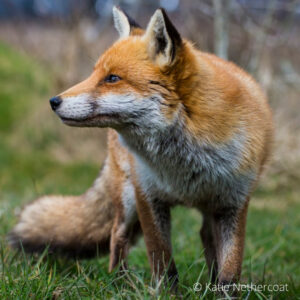
//> input picture Learning OpenCV3/Глава 9/Задания/test3.jpg, 300 x 300 px, given in place of the camera
$ ./4   (built with g++ and OpenCV 4)
//> lines starting //> are read from the running program, lines starting //| are printed output that depends on the picture
#include <opencv2/video/tracking.hpp>
#include <opencv2/opencv.hpp>
#include <opencv2/imgproc.hpp>
#include <opencv2/videoio.hpp>
#include <opencv2/highgui.hpp>
#include <iostream>
#include <ctype.h>
using namespace cv;
using namespace std;
static void help()
{
    // print a welcome message, and the OpenCV version
    cout << "\nThis is a demo of Lukas-Kanade optical flow lkdemo(),\n"
        "Using OpenCV version " << CV_VERSION << endl;
    cout << "\nIt uses camera by default, but you can provide a path to video as an argument.\n";
    cout << "\nHot keys: \n"
        "\tESC - quit the program\n"
        "\tr - auto-initialize tracking\n"
        "\tc - delete all the points\n"
        "\tn - switch the \"night\" mode on/off\n"
        "To add/remove a feature point click it\n" << endl;
}
Point2f point;
bool addRemovePt = false;
static void onMouse(int event, int x, int y, int /*flags*/, void* /*param*/)
{
    if (event == EVENT_LBUTTONDOWN)
    {
        point = Point2f((float)x, (float)y);
        addRemovePt = true;
    }
}
int main(int argc, char** argv)
{

    VideoCapture cap;

    TermCriteria termcrit(TermCriteria::COUNT | TermCriteria::EPS, 20, 0.03);
    Size subPixWinSize(10, 10), winSize(31, 31);
    const int MAX_COUNT = 500;
    bool needToInit = false;
    bool nightMode = false;
    help();
    cv::CommandLineParser parser(argc, argv, "{@input|0|}");
    string input = parser.get<string>("@input");
    if (input.size() == 1 && isdigit(input[0]))
        cap.open(input[0] - '0');
    else
        cap.open(input);
    if (!cap.isOpened())
    {
        cout << "Could not initialize capturing...\n";
        return 0;
    }
    namedWindow("LK Demo", 1);
    namedWindow("1");
    setMouseCallback("LK Demo", onMouse, 0);
    Mat gray, prevGray, image, frame, img1, buf;
    vector<Point2f> points[2];
    cap >> buf;
//> buf is the input picture: 300 rows x 300 cols, CV_8UC3; mean B, G, R 82.6, 105.8, 110.1
    cv::pyrDown(buf, buf);
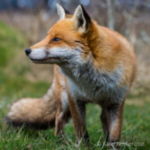
//> buf: 150 rows x 150 cols, CV_8UC3; mean B, G, R 82.7, 105.8, 110.2
    double fps = 30;
    cv::Size size = buf.size();
//> size = Size(150, 150)
    cv::VideoWriter writer;
    writer.open("1.mkv", cv::VideoWriter::fourcc('M', 'J', 'P', 'G'), fps, size);
    for (;;)
    {
        cap >> frame;
        if (frame.empty())
            break;
        frame.copyTo(image);
        cvtColor(image, gray, COLOR_BGR2GRAY);
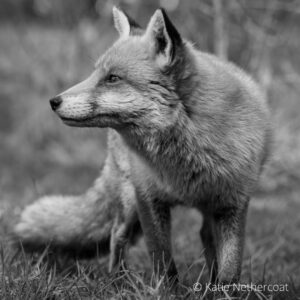
//> gray: 300 rows x 300 cols, CV_8UC1; min 0, max 230, mean 104.4
        if (nightMode)
            image = Scalar::all(0);
        if (needToInit)
        {
            // automatic initialization
            goodFeaturesToTrack(gray, points[1], MAX_COUNT, 0.01, 10, Mat(), 3, 3, 0, 0.04);
            cornerSubPix(gray, points[1], subPixWinSize, Size(-1, -1), termcrit);
            addRemovePt = false;
        }
        else if (!points[0].empty())
        {
            vector<uchar> status;
            vector<float> err;
            if (prevGray.empty())
                gray.copyTo(prevGray);
            calcOpticalFlowPyrLK(prevGray, gray, points[0], points[1], status, err, winSize,
                3, termcrit, 0, 0.001);
            size_t i, k;
            for (i = k = 0; i < points[1].size(); i++)
            {
                if (addRemovePt)
                {
                    if (norm(point - points[1][i]) <= 5)
                    {
                        addRemovePt = false;
                        continue;
                    }
                }
                if (!status[i])
                    continue;
                points[1][k++] = points[1][i];
                circle(image, points[1][i], 3, Scalar(0, 255, 0), -1, 8);
            }
            points[1].resize(k);
        }
        if (addRemovePt && points[1].size() < (size_t)MAX_COUNT)
        {
            vector<Point2f> tmp;
            tmp.push_back(point);
            cornerSubPix(gray, tmp, winSize, Size(-1, -1), termcrit);
            points[1].push_back(tmp[0]);
            addRemovePt = false;
        }
        needToInit = false;
        imshow("LK Demo", image);
        char c = (char)waitKey(10);
//> the Esc key is pressed
        cv::pyrDown(image, img1);
        writer << img1;
        imshow("1", img1);
        if (c == 27)
            break;
        switch (c)
        {
        case 'r':
            needToInit = true;
            break;
        case 'c':
            points[0].clear();
            points[1].clear();
            break;
        case 'n':
            nightMode = !nightMode;
            break;
        }
        std::swap(points[1], points[0]);
        cv::swap(prevGray, gray);
    }
    return 0;
}

$ run again, on Learning OpenCV3/Глава 9/Задания/test4.jpg
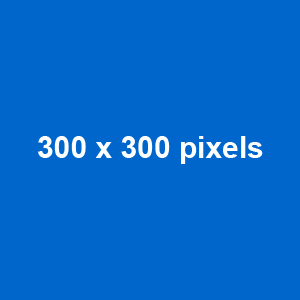
//> input picture Learning OpenCV3/Глава 9/Задания/test4.jpg, 300 x 300 px, given in place of the camera
//> buf is the input picture: 300 rows x 300 cols, CV_8UC3; mean B, G, R 204.2, 105.4, 5.6
//> `cv::pyrDown(buf, buf);`:
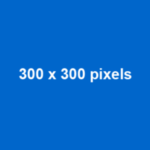
//> buf: 150 rows x 150 cols, CV_8UC3; mean B, G, R 204.2, 105.4, 5.6
//> `cvtColor(image, gray, COLOR_BGR2GRAY);`:
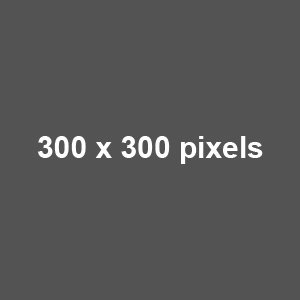
//> gray: 300 rows x 300 cols, CV_8UC1; min 82, max 255, mean 86.8
